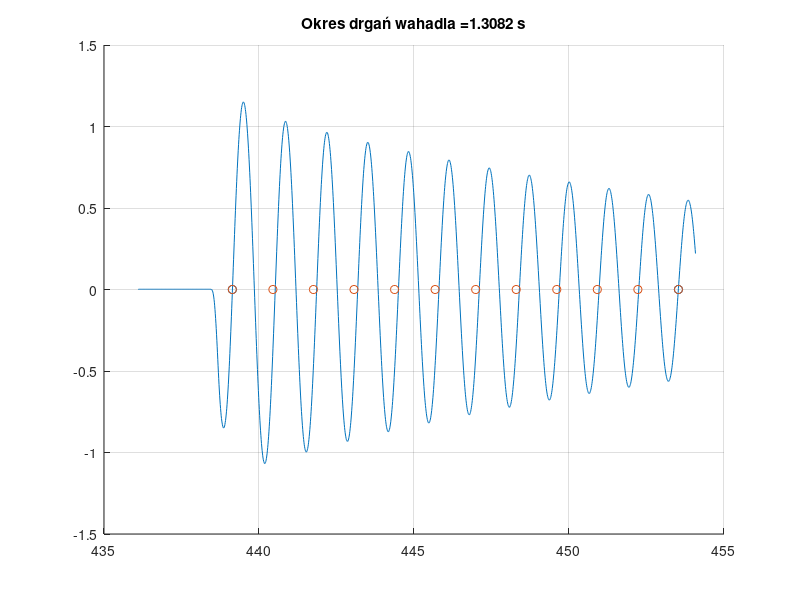
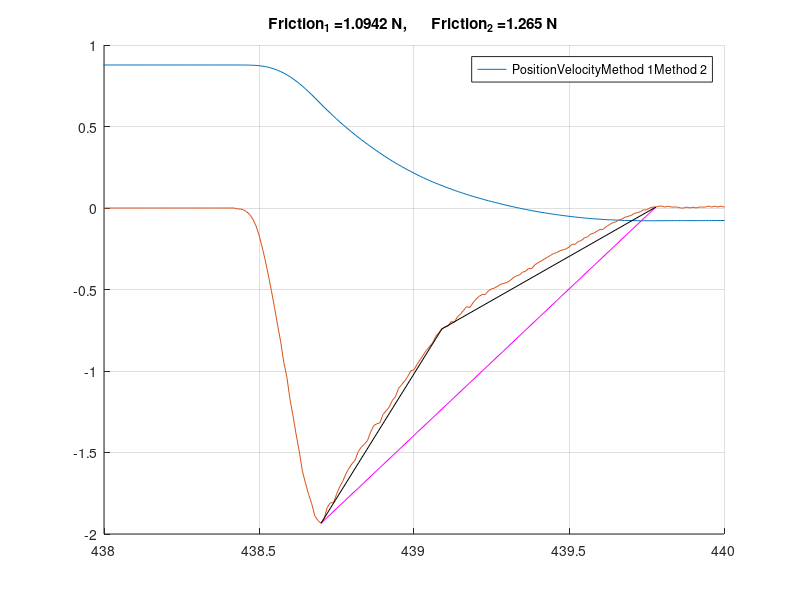
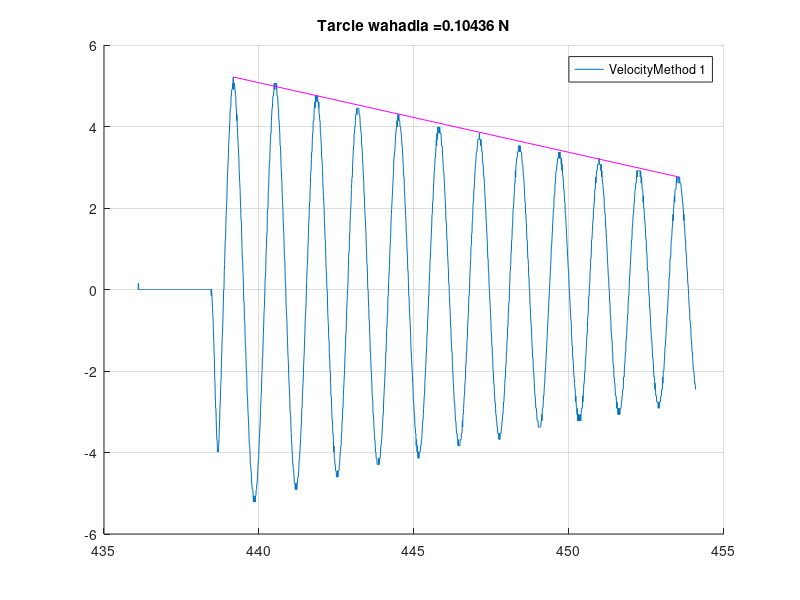

These charts were generated, in order, by the following MATLAB code:
% signals(1) - sterowanie
% signals(2) - wychylenie wahadla
% signals(3) - predkosc wahadla
% signals(4) - polozenie wozka
% signals(5) - predkosc wozka

data = load("data/wplyw_pchniecia_wozka_na_bujanie_wahadla_w_lewo.mat");
mass = 0.611; % kg

% figure(1)
% plot(data.P1_Data.time, data.P1_Data.signals(2).values)
% grid on

%% Okres drgan oraz tarcie wahadla
time = data.P1_Data.time;
pos = data.P1_Data.signals(2).values;
vel = zeros(size(pos, 1), 1);
pos(1) = 0;
for i=2:size(pos, 1)
    if pos(i) > 0
        pos(i) = pos(i) - pi;
    elseif pos(i) < 0
        pos(i) = pos(i) + pi;
    end
    vel(i) = (pos(i) - pos(i-1)) / (time(i) - time(i-1));
end
t1 = 439.14; t2 = 453.53; t = (t2 - t1) / 11;
figure(2); clf(2); hold on; grid on; 
plot(time, pos); 
scatter([t1; t2], [0; 0], 'r*');
scatter(transpose(t1:t:t2), zeros(12,1), 'b.');
title(strcat("Okres drgań wahadla = ", num2str(t), " s"));

figure(4); clf(4); hold on; grid on; 
plot(time, vel);
% Spsob nr 1 : Przyblizenie prosta - 2 punkty
plot([439.17, 453.54], [5.21553, 2.76117], 'm');
acceleration = (2.76117 - 5.21553) / (453.54 - 439.17);  % m / s^2
friction = abs(mass * acceleration); % N
title(strcat("Tarcie wahadla = ", num2str(friction), " N"))
legend(["Velocity", "Method 1"]);

%% Tarcie wozka
time = data.P1_Data.time;
pos = data.P1_Data.signals(4).values;
vel = data.P1_Data.signals(5).values;
figure(3); clf(3); hold on; grid on; 
plot(time, pos); plot(time, vel); xlim([438, 440]);
% % % % % % % % % % % % % % % % % % % % % % % % % % % % % % % % % % % % % 
% % Sposob nr 1: Przyblizenie liniowe - 2 punkty
% Indexes: 261 -> 370
plot([438.7, 439.78], [-1.9341, 0.0057053], 'm')
% time:     start: 438.7   s     stop: 439.78   m/s
% velocity: start: -1.9341 s     stop: 0        m/s
acceleration = 1.9341 / (439.78 - 438.7);     % m / s^2
friction1 = mass * acceleration;               % N
disp(strcat("Tarcie wozka = ", num2str(friction1), " N -> Method 1"))
% % % % % % % % % % % % % % % % % % % % % % % % % % % % % % % % % % % % % 
% % Sposob nr 2: Przyblizenie liniowe - 3 punkty, 2 proste
% Indexes: 261 -> 301, 301 -> 370
% plot([438.7, 439.15],  [-1.9341,   -0.650404], 'b')
% plot([439.15, 439.78], [-0.650404, 0.0057053], 'b')
plot([438.7, 439.09],  [-1.9341,   -0.741689], 'k')
plot([439.09, 439.78], [-0.741689, 0.0057053], 'k')
% time:     start: 438.7   s     stop: 439.78   m/s
% velocity: start: -1.9341 s     stop: 0        m/s
acceleration1 = (-0.741689 + 1.9341) / (439.09 - 438.7);     % m / s^2
acceleration2 = (0.0057053 + 0.741689) / (439.78 - 439.09);  % m / s^2
friction2 = mass * (acceleration1 + acceleration2) / 2; % N
disp(strcat("Friction = ", num2str(friction2), " N -> Method 2"))
% % % % % % % % % % % % % % % % % % % % % % % % % % % % % % % % % % % % % 
legend(["Position", "Velocity", "Method 1", "Method 2"])
title(strcat("Friction_{1} = ", num2str(friction1),...
    " N,      Friction_{2} = ", num2str(friction2), " N"))

